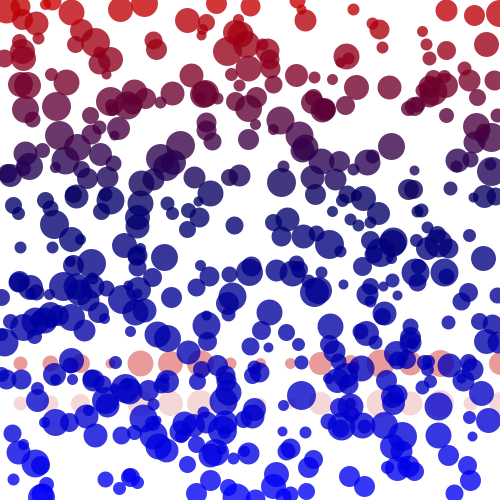
Frame 1 (no input)
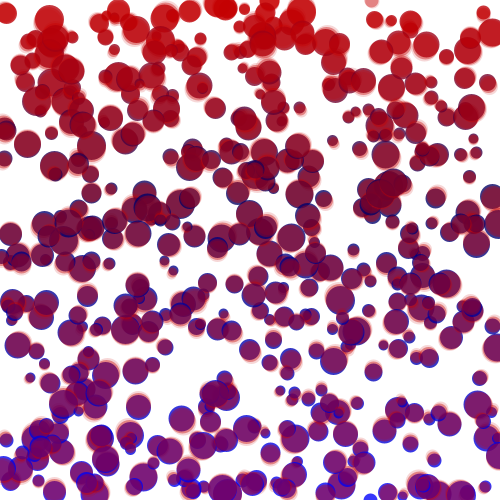
Frame 60 (the mouse pressed at the canvas centre just before this capture)
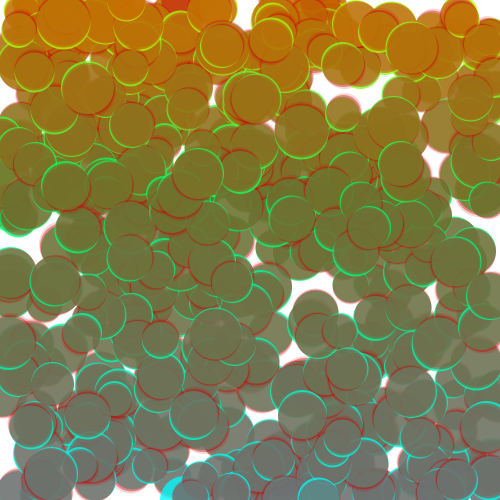
Frame 120 (the mouse held since frame 60 and released just before this capture)

The Processing sketch that drew these frames (run headless with seeded random() and noise(); from frame 60 on, the mouse is pressed at the canvas centre):

// Processing sketch: processing_103513
// ── processing_103513.pde

int items = 500;
float x1[] = new float[items];
float y1[] = new float[items];
float x2[] = new float[items];
float y2[] = new float[items];
float x3[] = new float[items];
float y3[] = new float[items];
int wts[] = new int[items];
int fallRate[] = new int[items];
int xMotion[] = new int[items];

void setup() {
  size(500,500);
  int x = 20; 
  int y = (int)random(500);
  for (int i=0; i<items; i++){
    x1[i] = (int)random(width);
    y1[i] = (int)random(height);
    wts[i] = (int) random(20) + 10;
    fallRate[i]= (int) random(5)-2;
    xMotion[i] = (int) random(3)-1;
    if (fallRate[i]==0) {
      if ((int)random(2)== 0) fallRate[i] = 1;
      else fallRate[i] = -1;
    }
    x2[i] = x;
    y2[i] = y+40;
    x3[i] = x;
    y3[i] = y+80;
    x = x + 30;
  }
}

void draw(){
  background(255);
  float alpha1=200;
  float alpha2=100;
  float alpha3=40;
  float red = 200;
  float green =1 ;
  float blue = 1;
  for (int i=0; i<items; i++){
    stroke(red-y1[i],green*mouseX,blue*(y1[i]/2),alpha1);
    strokeWeight(wts[i] + mouseY/10);
    point(x1[i],y1[i]);
    stroke(red,green,blue,alpha2);
    point(x2[i],y2[i]);
    stroke(red,green,blue,alpha3);
    point(x3[i],y3[i]); 
  }
  for (int i=0; i<items;i++){
    x3[i] = x2[i];
    y3[i] = y2[i];
    x2[i] = x1[i];
    y2[i] = y1[i];
    x1[i] = x1[i]+ xMotion[i];
    y1[i] = y1[i]+ fallRate[i];
    if (y1[i]>height) y1[i] = 0;
    if (y1[i]<0) y1[i] = height;
    if (x1[i] > width) x1[i] = 0;
    if (x1[i] < 0) x1[i] = width;
    //if (mouseX > pmouseX) x1[i] = x1[i] + (int)random(3);
    //if (mouseX < pmouseX) x1[i] = x1[i] - (int)random(3);
  }
}
